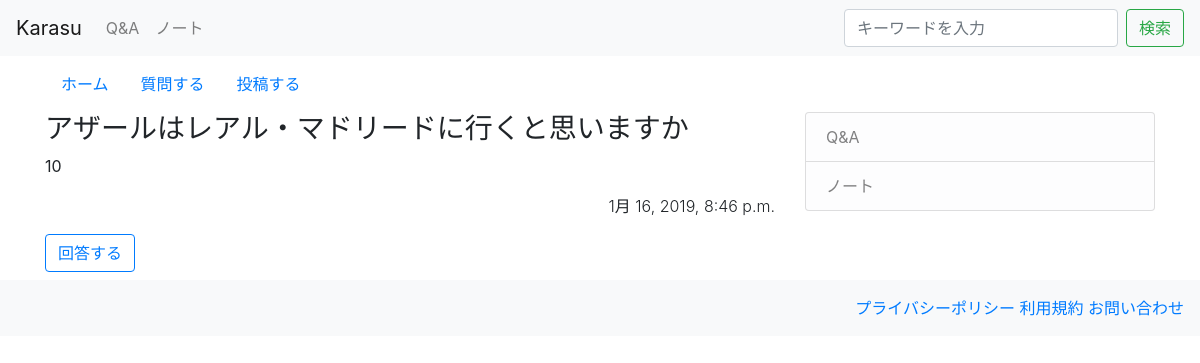
/qa/detail/41, run on the app's committed database.
### qa/models.py (models this page shows, shortened)
class Category(models.Model):
    name = models.CharField('カテゴリ名', max_length=200)
    def __str__(self):
        return self.name

class Day(models.Model):
    title = models.CharField('タイトル', max_length=200)
    text = models.TextField('本文')
    date = models.DateTimeField('日付', default=timezone.now)
    category = models.ForeignKey(Category, verbose_name='カテゴリ', on_delete=models.PROTECT, blank=True, null=True)

### qa/views.py (the view)
# urls.py: path('detail/<int:pk>', views.DetailView.as_view(), name='detail'), #qa/detail/1
class DetailView(generic.DetailView): #デフォルトテンプレートは、モデル名_detail.html
    model = Day

### qa/context_processors.py (called while the page is built)
def common(request):
    context = {
      'category_list':Category.objects.all(),
    }
    return context

### qa/templates/qa/day_detail.html (shortened to what this page needs)
{% extends 'qa/base.html' %}
{% block content %}
<h3>{{ day.title }}</h3>
<p class="font-weight-normal">{{ day.text | linebreaksbr | urlize}}</p>
<p class="text-right font-weight-light">{{ day.date }}</p>
<a class="btn btn-outline-primary mb-2" href="{% url 'qa:comment' day.pk %}">回答する</a>
{% endblock %}

### qa/templates/qa/base.html (shortened to what this page needs)
<!doctype html>
<html lang="ja">
  <head>
    <link rel="stylesheet" href="https://stackpath.bootstrapcdn.com/bootstrap/4.2.1/css/bootstrap.min.css">
  </head>
  <body>
    <nav class="navbar navbar-expand-lg navbar-light bg-light">
      <a class="navbar-brand" href="{% url 'qa:index' %}">Karasu</a>
      <div class="navbar-collapse collapse show" id="navbarSupportedContent" style="">
        <ul class="navbar-nav mr-auto">
          {% for category in category_list %}
          <li class="nav-item">
            <a class="nav-link" href="{% url 'qa:category' category.pk %}">{{ category }}</a>
          </li>
          {% endfor %}
        </ul>
        <form class="form-inline my-2 my-lg-0" method="GET" action="{% url 'qa:index' %}">
          <input class="form-control mr-sm-2" type="text" placeholder="キーワードを入力" aria-label="Search" name="keyword">
          <button class="btn btn-outline-success my-2 my-sm-0" type="submit">検索</button>
        </form>
      </div>
    </nav>
    <div class="container">
      <nav class="nav mb-2 mt-2">
        <a class="nav-link active" href="{% url 'qa:index' %}">ホーム</a>
        <a class="nav-link active" href="{%  url 'qa:add' %}" target="_blank">質問する</a>
        <a class="nav-link active" href="{%  url 'qa:add' %}" target="_blank">投稿する</a>
      </nav>
      <div class="row">
        <div class="col-md-8">
          {% block content %}
          {% endblock %}
        </div>
        <div class="col-md-4">
          <div class="list-group">
            {% for category in category_list %}
            <a href="{% url 'qa:category' category.pk %}" class="list-group-item list-group-item-action list-group-item-light">{{ category }}</a>
            {% endfor %}
          </div>
        </div>
      </div>
    </div>
    <footer class="footer bg-light text-gray text-right py-3 pr-3">
      <div class="text-muted text-right">
        <a href="#">プライバシーポリシー</a>
        <a href="#">利用規約</a>
        <a href="#">お問い合わせ</a>
      </div>
    </footer>
  </body>
</html>

### data on the page
Category: name "Q&A"
Category: name "ノート"
Day: title "アザールはレアル・マドリードに行くと思いますか", text "10", date "1月 16, 2019, 8:46 p.m."
